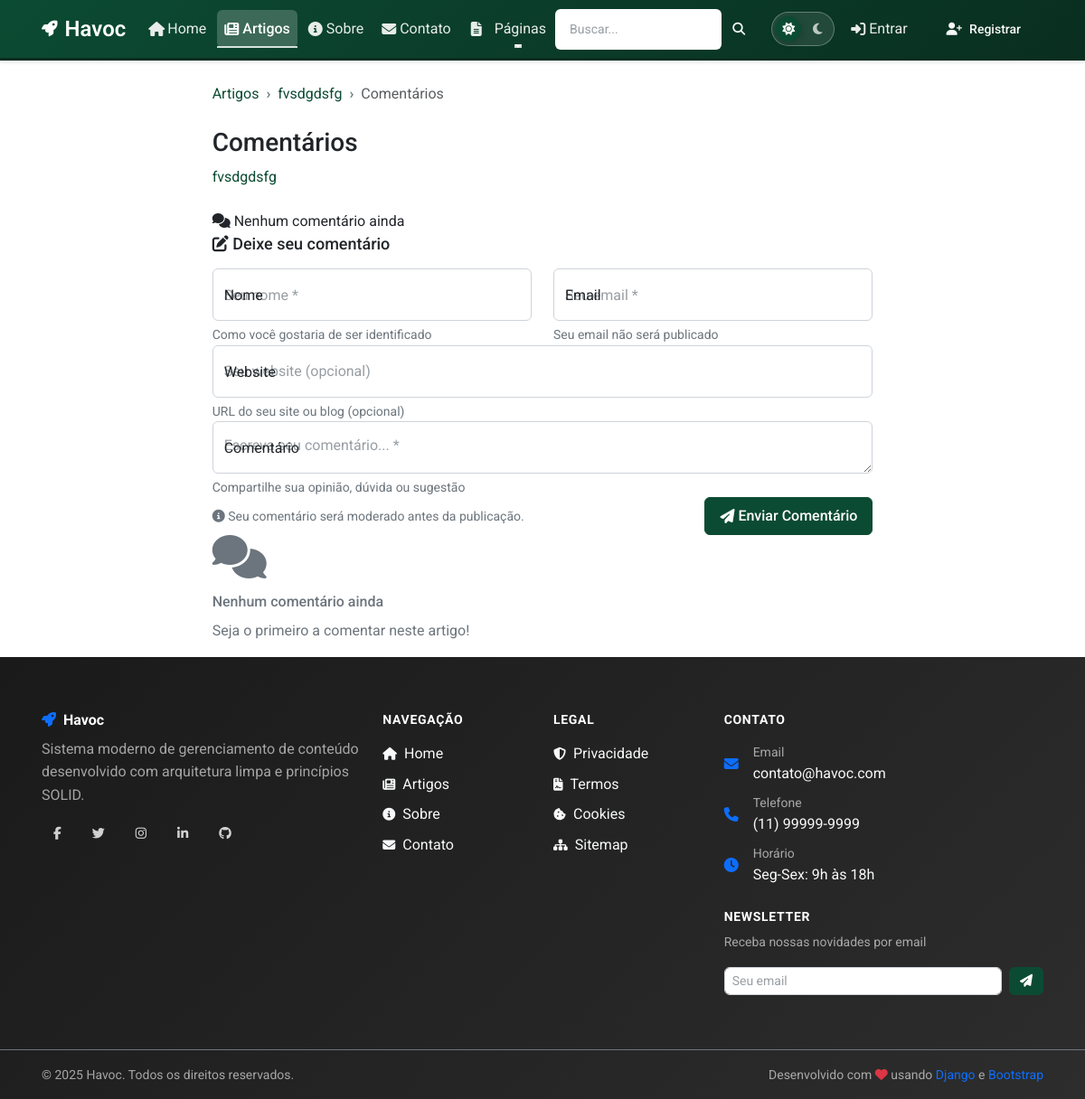
The app's page /artigos/fvsdgdsfg/comentarios/, older data.
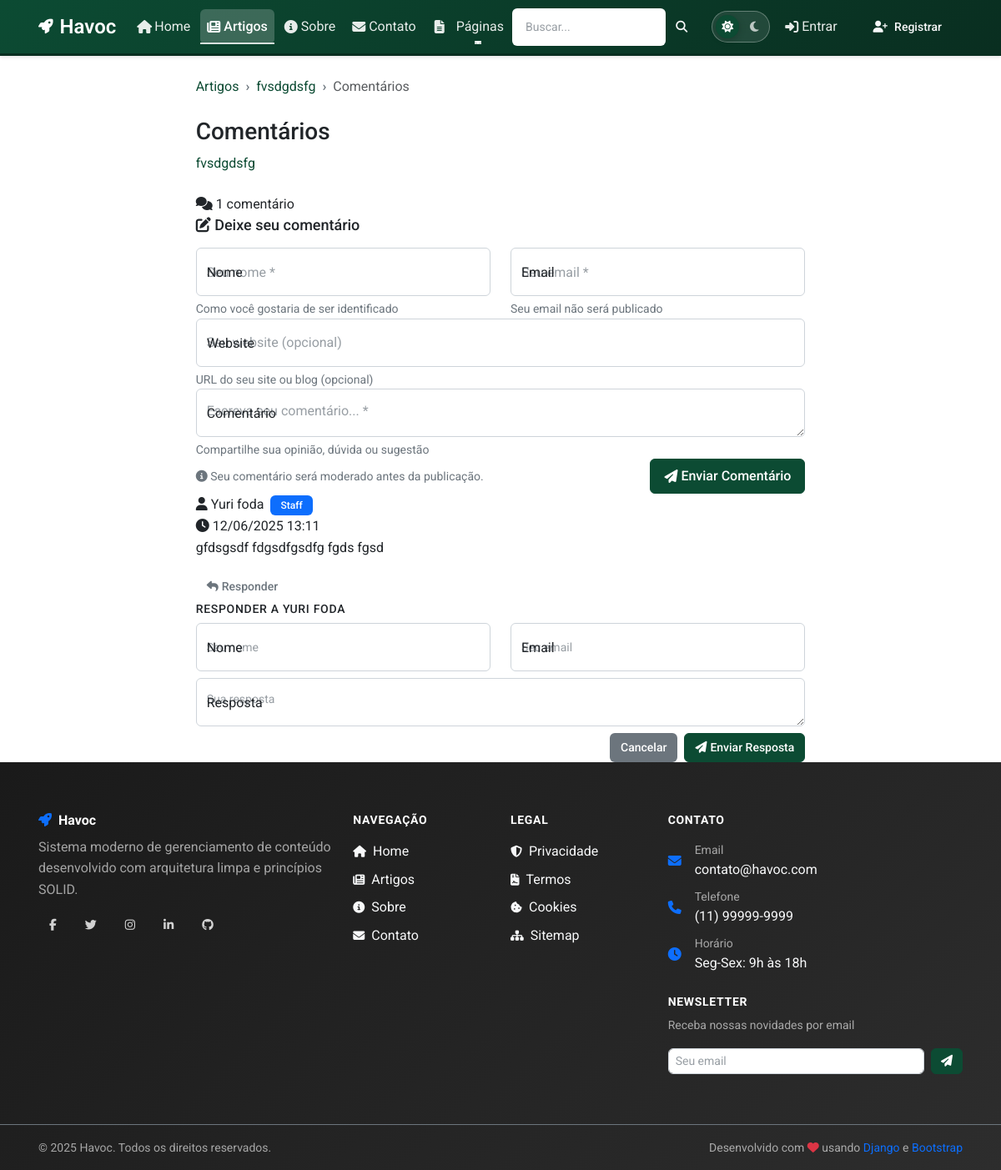
The same page, newer data.
### apps/articles/models/comment.py (models this page shows, shortened)
class Comment(models.Model):
    article = models.ForeignKey(
        'articles.Article',
        on_delete=models.CASCADE,
        related_name='comments',
        verbose_name='artigo',
        help_text='Artigo comentado'
    )
    parent = models.ForeignKey(
        'self',
        on_delete=models.CASCADE,
        null=True,
        blank=True,
        related_name='replies',
        verbose_name='comentário pai',
        help_text='Comentário pai para criar thread de respostas'
    )
    user = models.ForeignKey(
        User,
        on_delete=models.CASCADE,
        null=True,
        blank=True,
        related_name='comments',
        verbose_name='usuário',
        help_text='Usuário registrado (se aplicável)'
    )
    name = models.CharField(
        'nome',
        max_length=100,
        help_text='Nome do comentarista'
    )
    email = models.EmailField(
        'email',
        validators=[EmailValidator()],
        help_text='Email do comentarista'
    )
    website = models.URLField(
        'website',
        blank=True,
        null=True,
        help_text='Website do comentarista (opcional)'
    )
    content = models.TextField(
        'comentário',
        help_text='Conteúdo do comentário'
    )
    is_approved = models.BooleanField(
        'aprovado',
        default=False,
        help_text='Se o comentário foi aprovado para exibição'
    )
    is_spam = models.BooleanField(
        'spam',
        default=False,
        help_text='Se o comentário foi marcado como spam'
    )
    ip_address = models.GenericIPAddressField(
        'endereço IP',
        null=True,
        blank=True,
        help_text='IP do comentarista'
    )
    user_agent = models.TextField(
        'user agent',
        blank=True,
        help_text='Informações do navegador'
    )
    created_at = models.DateTimeField(
        'criado em',
        auto_now_add=True
    )
    updated_at = models.DateTimeField(
        'atualizado em',
        auto_now=True
    )
    approved_at = models.DateTimeField(
        'aprovado em',
        null=True,
        blank=True,
        help_text='Data e hora da aprovação'
    )
    class Meta:
        verbose_name = 'comentário'
        verbose_name_plural = 'comentários'
        ordering = ['-created_at']
        indexes = [
            models.Index(fields=['article', 'is_approved', '-created_at']),
            models.Index(fields=['user', '-created_at']),
            models.Index(fields=['is_approved', '-created_at']),
            models.Index(fields=['parent', '-created_at']),
        ]
    def get_replies(self):
        return self.replies.filter(is_approved=True).order_by('created_at')
    @property
    def reply_count(self):
        return self.get_replies().count()
    @property
    def author_name(self):
        if self.user:
            return self.user.get_full_name() or self.user.username
        return self.name
    @property
    def can_be_replied(self):
        return self.is_approved and not self.is_spam and self.article.allow_comments

### apps/accounts/models/user.py (models this page shows, shortened)
class User(AbstractUser):
    email = models.EmailField(
        'endereço de email',
        unique=True,
        error_messages={
            'unique': "Já existe um usuário com este email.",
        }
    )
    is_verified = models.BooleanField(
        'verificado',
        default=False,
        help_text='Designa se o usuário verificou o email.'
    )
    slug = models.SlugField(
        'slug',
        max_length=100,
        unique=True,
        blank=True,
        help_text='Identificador único para URLs amigáveis'
    )
    avatar = models.ImageField(
        'avatar',
        upload_to=user_avatar_path,
        blank=True,
        null=True,
        help_text='Foto de perfil do usuário'
    )
    bio = models.TextField(
        'biografia',
        max_length=500,
        blank=True,
        help_text='Breve descrição sobre o usuário'
    )
    phone = models.CharField(
        'telefone',
        max_length=20,
        blank=True,
        help_text='Número de telefone do usuário'
    )
    birth_date = models.DateField(
        'data de nascimento',
        blank=True,
        null=True,
        help_text='Data de nascimento do usuário'
    )
    location = models.CharField(
        'localização',
        max_length=100,
        blank=True,
        help_text='Cidade/Estado do usuário'
    )
    objects = UserManager()
    USERNAME_FIELD = 'email'
    REQUIRED_FIELDS = ['username']
    class Meta:
        verbose_name = 'usuário'
        verbose_name_plural = 'usuários'
        ordering = ['-date_joined']
    def get_full_name(self):
        return f"{self.first_name} {self.last_name}".strip()

### apps/articles/views/comment_views.py (the view, shortened to what this page needs)
# urls.py: path('<slug:slug>/comentarios/', comment_list, name='comment_list'),
def comment_list(request, slug):
    article = get_object_or_404(Article, slug=slug, status='published')
    comments = Comment.objects.filter(
        article=article,
        is_approved=True,
        parent__isnull=True
    ).select_related('user').prefetch_related('replies').order_by('-created_at')
    paginator = Paginator(comments, 10)
    page_number = request.GET.get('page', 1)
    page_obj = paginator.get_page(page_number)
    context = {
        'article': article,
        'comments': page_obj,
        'comment_form': CommentForm(
            user=request.user if request.user.is_authenticated else None,
            article=article
        ),
    }
    return render(request, 'articles/comments/comment_list.html', context)

### apps/config/models/app_module_config.py (called while the page is built)
    @property
    def is_available(self):
        return self.is_enabled and self.status == 'active'

### apps/config/services/module_service.py (called while the page is built)
    def get_module_by_name(self, app_name: str) -> Optional[AppModuleConfiguration]:
        try:
            return AppModuleConfiguration.objects.get(app_name=app_name)
        except AppModuleConfiguration.DoesNotExist:
            return None

    def is_module_enabled(self, app_name: str) -> bool:
        module = self.get_module_by_name(app_name)
        return module.is_available if module else False

### apps/articles/templates/articles/comments/comment_list.html (shortened to what the changed rows need)
{% extends "base.html" %}
{% load static %}
{% block content %}
<div class="container mt-4">
    <div class="row">
        <div class="col-lg-8 mx-auto">
            <nav aria-label="breadcrumb" class="mb-4">
                <ol class="breadcrumb">
                </ol>
            </nav>
            <div class="mb-4">
                <h1 class="h3">Comentários</h1>
                <p class="text-muted">
                </p>
            </div>
            <div class="comment-count">
                <i class="fas fa-comments"></i>
                {% if comments.paginator.count == 0 %}
                    Nenhum comentário ainda
                {% elif comments.paginator.count == 1 %}
                    1 comentário
                {% else %}
                    {{ comments.paginator.count }} comentários
                {% endif %}
            </div>
            {% if article.allow_comments %}
            <div class="comment-form">
                <h4 class="mb-3">
                </h4>
                <form method="post" action="{% url 'articles:add_comment' article.slug %}" id="comment-form">
                </form>
            </div>
            {% else %}
            <div class="alert alert-info">
                <i class="fas fa-lock"></i>
                Comentários estão desabilitados para este artigo.
            </div>
            {% endif %}
            <div id="comments-list">
                {% if comments %}
                    {% for comment in comments %}
                    <div class="comment-item" id="comment-{{ comment.id }}">
                        <div class="comment-header">
                            <div class="comment-author">
                                {% if comment.website %}
                                    <a href="{{ comment.website }}" target="_blank" rel="nofollow noopener" class="text-decoration-none">
                                        <i class="fas fa-user"></i>
                                        {{ comment.author_name }}
                                        <i class="fas fa-external-link-alt fa-xs"></i>
                                    </a>
                                {% else %}
                                    <i class="fas fa-user"></i>
                                    {{ comment.author_name }}
                                {% endif %}
                                {% if comment.user.is_staff %}
                                    <span class="badge bg-primary ms-1">Staff</span>
                                {% endif %}
                            </div>
                            <div class="comment-date">
                                <i class="fas fa-clock"></i>
                                {{ comment.created_at|date:"d/m/Y H:i" }}
                            </div>
                        </div>
                        <div class="comment-content">
                            {{ comment.content|linebreaks }}
                        </div>
                        <div class="comment-actions">
                            {% if article.allow_comments and comment.can_be_replied %}
                                <button class="btn btn-outline-secondary btn-reply btn-sm"
                                        onclick="toggleReplyForm({{ comment.id }})">
                                    <i class="fas fa-reply"></i>
                                    Responder
                                </button>
                            {% endif %}
                        </div>
                        {% if article.allow_comments and comment.can_be_replied %}
                        <div class="reply-form" id="reply-form-{{ comment.id }}">
                            <h6>Responder a {{ comment.author_name }}</h6>
                            <form method="post" action="{% url 'articles:add_reply' article.slug comment.id %}" class="reply-form-submit">
                                <div class="row">
                                    <div class="col-md-6">
                                        <div class="form-floating mb-2">
                                            <input type="text" class="form-control form-control-sm" name="name"
                                                   placeholder="Seu nome" required
                                                   {% if user.is_authenticated %}value="{{ user.get_full_name|default:user.username }}" readonly{% endif %}>
                                            <label>Nome</label>
                                        </div>
                                    </div>
                                    <div class="col-md-6">
                                        <div class="form-floating mb-2">
                                            <input type="email" class="form-control form-control-sm" name="email"
                                                   placeholder="Seu email" required
                                                   {% if user.is_authenticated %}value="{{ user.email }}" readonly{% endif %}>
                                            <label>Email</label>
                                        </div>
                                    </div>
                                </div>
                                <div class="form-floating mb-2">
                                    <textarea class="form-control form-control-sm" name="content"
                                              placeholder="Sua resposta" rows="3" required></textarea>
                                    <label>Resposta</label>
                                </div>
                                <div class="d-flex justify-content-end gap-2">
                                    <button type="button" class="btn btn-secondary btn-sm"
                                            onclick="toggleReplyForm({{ comment.id }})">
                                        Cancelar
                                    </button>
                                    <button type="submit" class="btn btn-primary btn-sm">
                                        <i class="fas fa-paper-plane"></i>
                                        Enviar Resposta
                                    </button>
                                </div>
                            </form>
                        </div>
                        {% endif %}
                    </div>
                    {% endfor %}
                {% else %}
                    <div class="no-comments">
                        <i class="fas fa-comments fa-3x text-muted mb-3"></i>
                        <h5 class="text-muted">Nenhum comentário ainda</h5>
                        <p class="text-muted">Seja o primeiro a comentar neste artigo!</p>
                    </div>
                {% endif %}
            </div>
        </div>
    </div>
</div>
{% endblock %}

Row changes from the older to the newer data that the page shows:
added Comment: author_name "Yuri foda", shows "Staff", created_at "12/06/2025 13:11", content "gfdsgsdf fdgsdfgsdfg fgds fgsd", author_name "YURI FODA"
Text that changed along with them:
text no longer shown: "Nenhum comentário ainda Nenhum comentário ainda Seja o primeiro a comentar neste artigo!"
text now shown: "1 comentário"
